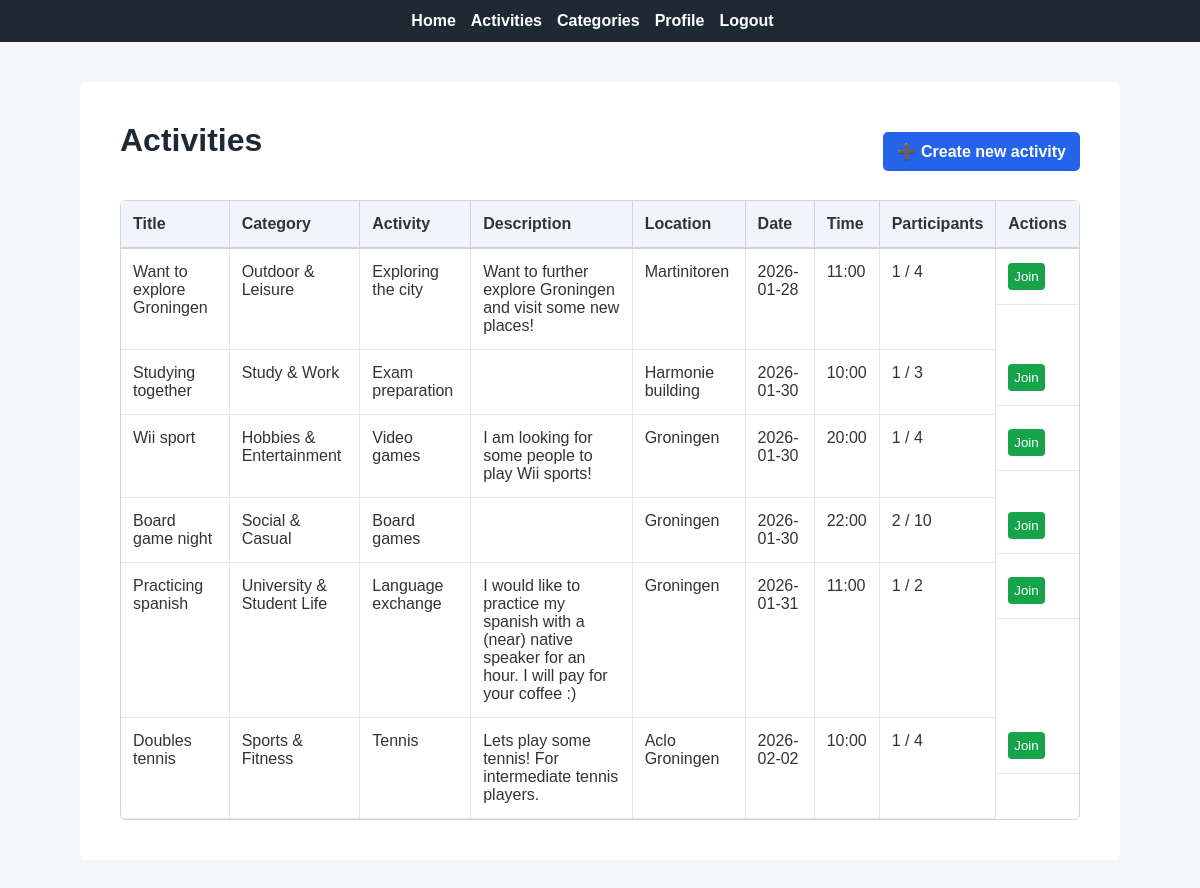
Page /activities (signed in) on the committed database.
### app/models.py (models this page shows, shortened)
class PaginatedAPIMixin(object):
    @staticmethod
    def to_collection_dict(query, page, per_page, endpoint, **kwargs):
        resources = db.paginate(query, page=page, per_page=per_page,
                                error_out=False)
        data = {
            'items': [item.to_dict() for item in resources.items],
            '_meta': {
                'page': page,
                'per_page': per_page,
                'total_pages': resources.pages,
                'total_items': resources.total
            },
            '_links': {
                'self': url_for(endpoint, page=page, per_page=per_page,
                                **kwargs),
                'next': url_for(endpoint, page=page + 1, per_page=per_page,
                                **kwargs) if resources.has_next else None,
                'prev': url_for(endpoint, page=page - 1, per_page=per_page,
                                **kwargs) if resources.has_prev else None
            }
        }
        return data

class Activity(PaginatedAPIMixin, db.Model):
    __tablename__ = 'activities'
    id = db.Column(db.Integer, primary_key=True)
    title = db.Column(db.String(200), nullable=False)
    description = db.Column(db.Text)
    location = db.Column(db.String(255), nullable=False)
    activity_date = db.Column(db.Date, nullable=False)
    activity_time = db.Column(db.Time, nullable=False)
    max_participants = db.Column(db.Integer, default=10)
    creator_id = db.Column(db.Integer, db.ForeignKey('users.id'), nullable=False)
    category_id = db.Column(db.Integer, db.ForeignKey('categories.id'), nullable=False)
    activity_type_id = db.Column(db.Integer, db.ForeignKey('activity_types.id'), nullable=False)
    created_at = db.Column(db.DateTime, default=datetime.now(timezone.utc))
    updated_at = db.Column(db.DateTime, default=datetime.now(timezone.utc), onupdate=datetime.now(timezone.utc))
    creator = db.relationship('Users', backref='activities_created')
    category = db.relationship('Category', backref='activities')
    activity_type = db.relationship('ActivityType', backref='activities')
    def get_category(self):
        return Category.query.get(self.category_id)
    def get_activity_type(self):
        return ActivityType.query.get(self.activity_type_id)
    def get_participant_count(self):
        return ActivityParticipant.query.filter_by(activity_id=self.id).count()
    def is_full(self):
        return self.get_participant_count() >= self.max_participants
    def has_user_joined(self, user_id):
        return ActivityParticipant.query.filter_by(
            activity_id=self.id,
            user_id=user_id
        ).first() is not None

class Category(db.Model):
    __tablename__ = 'categories'
    id = db.Column(db.Integer, primary_key=True)
    name = db.Column(db.String(100), unique=True, nullable=False)
    description = db.Column(db.Text)
    created_at = db.Column(db.DateTime, default=datetime.now(timezone.utc))
    activity_types = db.relationship('ActivityType', backref='category', lazy='dynamic')

class ActivityType(db.Model):
    __tablename__ = 'activity_types'
    id = db.Column(db.Integer, primary_key=True)
    name = db.Column(db.String(100), nullable=False)
    category_id = db.Column(db.Integer, db.ForeignKey('categories.id'), nullable=False)
    created_at = db.Column(db.DateTime, default=datetime.now(timezone.utc))
    __table_args__ = (
        db.UniqueConstraint('name', 'category_id', name='unique_type_per_category'),
    )

### app/routes.py (the view)
@app.route("/activities")
@login_required
def activities():
    now = datetime.now()
    current_date = now.date()
    current_time = now.time()
    all_activities = Activity.query.all()
    activities = [
        activity for activity in all_activities
        if (activity.activity_date > current_date) or
           (activity.activity_date == current_date and activity.activity_time > current_time)
    ]
    activities.sort(key=lambda x: (x.activity_date, x.activity_time))
    return render_template("activities.html", activities=activities)

### app/models.py (called while the page is built)
@login.user_loader
def load_user(id):
    return db.session.get(Users, int(id))

### app/routes.py (called while the page is built)
@app.before_request
def before_request():
    if current_user.is_authenticated:
        current_user.last_seen = datetime.now(timezone.utc)
        db.session.commit()

### app/templates/activities.html (shortened to what this page needs)
{% extends "base.html" %}
{% block content %}
<div class="activities-page">
    <div class="activities-header">
        <h1>Activities</h1>
        <a class="btn-create" href="{{ url_for('create_activity') }}">
            ➕ Create new activity
        </a>
    </div>
    {% if activities %}
    <table class="activities-table">
        <thead>
            <tr>
                <th>Title</th>
                <th>Category</th>
                <th>Activity</th>
                <th>Description</th>
                <th>Location</th>
                <th>Date</th>
                <th>Time</th>
                <th>Participants</th>
                <th>Actions</th>
            </tr>
        </thead>
        <tbody>
            {% for activity in activities %}
            <tr>
                <td>{{ activity.title }}</td>
                <td>{{ activity.get_category().name }}</td>
                <td>{{ activity.get_activity_type().name }}</td>
                <td>{{ activity.description }}</td>
                <td>{{ activity.location }}</td>
                <td>{{ activity.activity_date }}</td>
                <td>{{ activity.activity_time.strftime('%H:%M') }}</td>
                <td class="participants-cell">
                    {{ activity.get_participant_count() }} / {{ activity.max_participants }}
                </td>
                <td class="actions">
                    {% if activity.has_user_joined(current_user.id) %}
                        <form method="POST" action="{{ url_for('leave_activity', id=activity.id) }}">
                            <button class="btn-leave" type="submit">Leave</button>
                        </form>
                    {% elif not activity.is_full() %}
                        <form method="POST" action="{{ url_for('join_activity', id=activity.id) }}">
                            <button class="btn-join" type="submit">Join</button>
                        </form>
                    {% else %}
                        <span class="full-label">Full</span>
                    {% endif %}
                </td>
            </tr>
            {% endfor %}
        </tbody>
    </table>
    {% else %}
        <p>No activities yet.</p>
    {% endif %}
</div>
{% endblock %}

### app/static/css/style.css (style rules this page uses)
body { font-family: Arial, Helvetica, sans-serif; margin: 0; padding: 0; background-color: #f4f6f8; color: #333; }
h1 { margin-top: 0; color: #1f2933; }
table { width: 100%; border-collapse: collapse; margin-top: 20px; }
th, td { padding: 10px; text-align: left; }
th { background-color: #f0f2f5; border-bottom: 2px solid #ccc; }
td { border-bottom: 1px solid #e0e0e0; }
button { padding: 6px 10px; border: none; border-radius: 4px; background-color: #2563eb; color: white; cursor: pointer; }
form { display: inline; }
.activities-page { max-width: 1200px; margin: 0 auto; padding: 20px; }
.activities-header { display: flex; justify-content: space-between; align-items: center; margin-bottom: 20px; }
.btn-create { background-color: #2563eb; color: white; padding: 10px 14px; border-radius: 5px; text-decoration: none; font-weight: bold; }
.activities-table { width: 100%; border-collapse: separate; border-spacing: 0; background-color: white; margin-top: 20px; border: 1px solid #d1d5db; border-radius: 6px; overflow: visible; }
.activities-table th { background-color: #f1f5f9; padding: 14px 12px; text-align: left; font-weight: bold; border-right: 1px solid #d1d5db; border-bottom: 2px solid #cbd5e1; }
.activities-table td { padding: 14px 12px; border-right: 1px solid #e5e7eb; border-bottom: 1px solid #e5e7eb; vertical-align: top; }
.activities-table th:last-child, .activities-table td:last-child { border-right: none; }
.actions { display: flex; flex-direction: column; gap: 6px; }
.btn-join { background-color: #16a34a; color: white; border: none; padding: 6px; border-radius: 4px; cursor: pointer; }

### rows in the picture
Activity: title "Want to explore Groningen", get_category "Outdoor & Leisure", get_activity_type "Exploring the city", description "Want to further explore Groningen and visit some new places!", location "Martinitoren", activity_date "2026-01-28", activity_time "11:00", get_participant_count "1", max_participants "4"
Activity: title "Studying together", get_category "Study & Work", get_activity_type "Exam preparation", location "Harmonie building", activity_date "2026-01-30", activity_time "10:00", get_participant_count "1", max_participants "3"
Activity: title "Wii sport", get_category "Hobbies & Entertainment", get_activity_type "Video games", description "I am looking for some people to play Wii sports!", location "Groningen", activity_date "2026-01-30", activity_time "20:00", get_participant_count "1", max_participants "4"
Activity: title "Board game night", get_category "Social & Casual", get_activity_type "Board games", location "Groningen", activity_date "2026-01-30", activity_time "22:00", get_participant_count "2", max_participants "10"
Activity: title "Practicing spanish", get_category "University & Student Life", get_activity_type "Language exchange", description "I would like to practice my spanish with a (near) native speaker for an hour. I will pay for your coffee :)", location "Groningen", activity_date "2026-01-31", activity_time "11:00", get_participant_count "1", max_participants "2"
Activity: title "Doubles tennis", get_category "Sports & Fitness", get_activity_type "Tennis", description "Lets play some tennis! For intermediate tennis players.", location "Aclo Groningen", activity_date "2026-02-02", activity_time "10:00", get_participant_count "1", max_participants "4"
